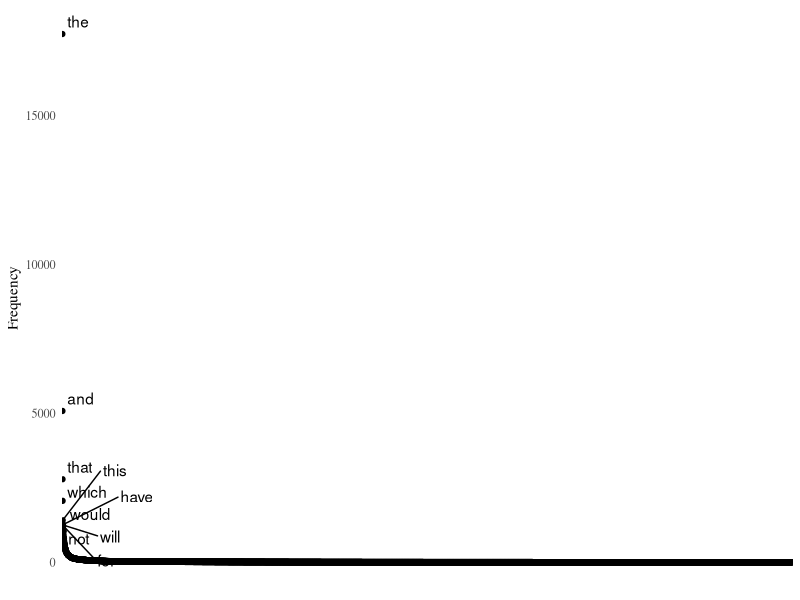
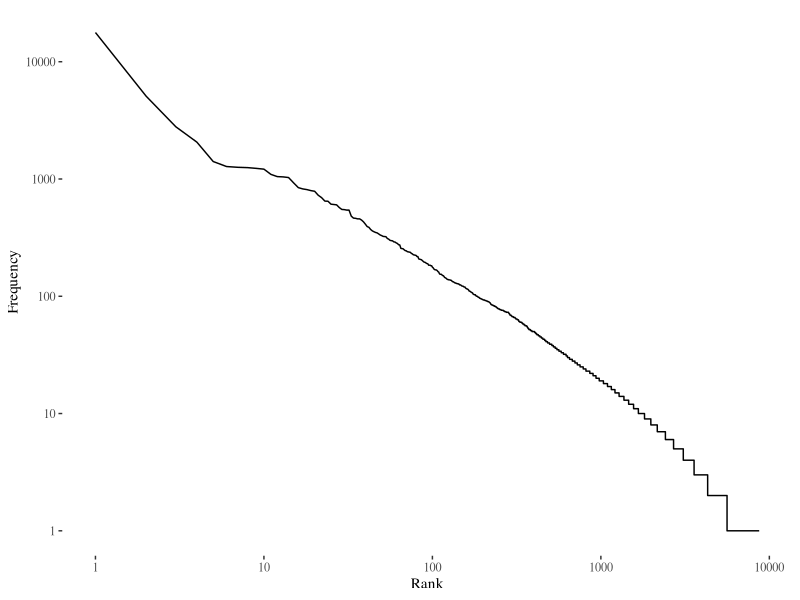
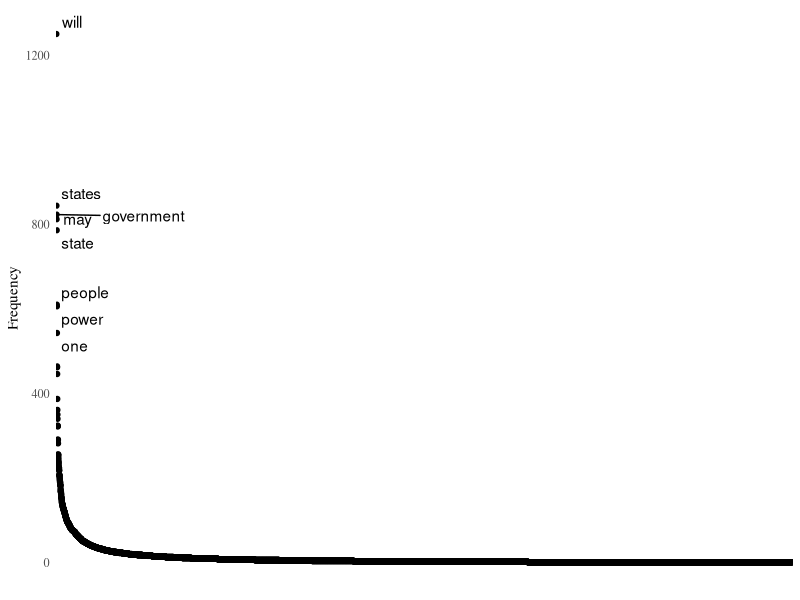
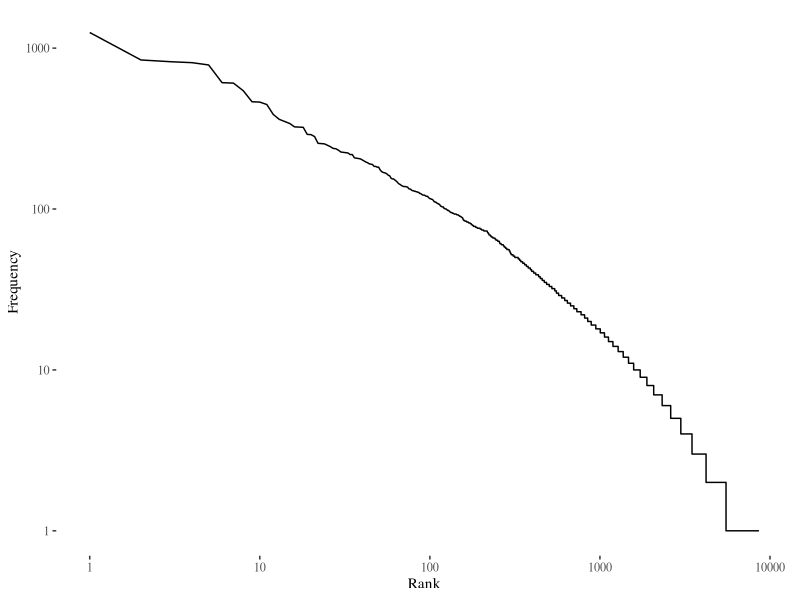
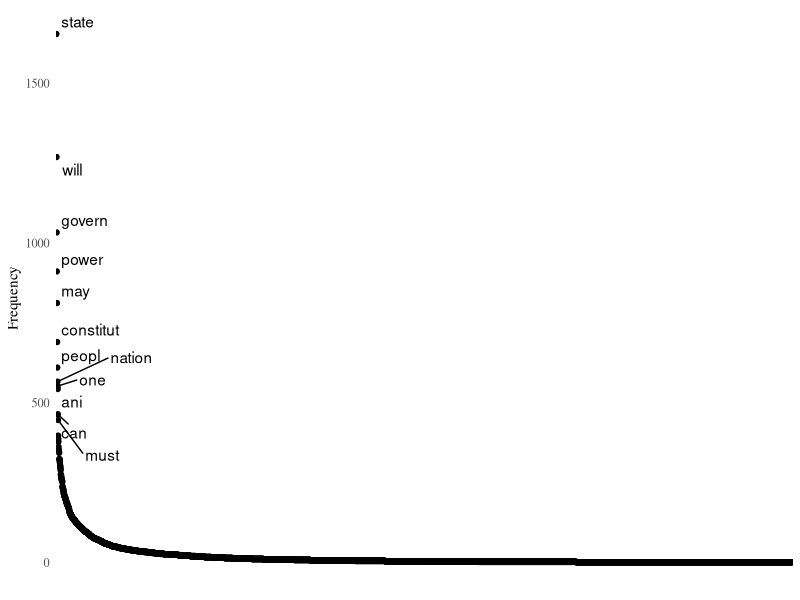
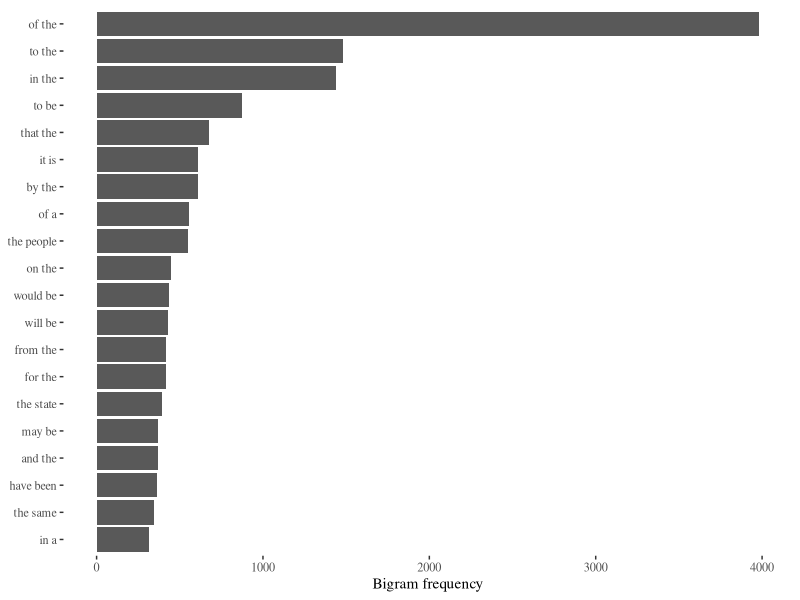
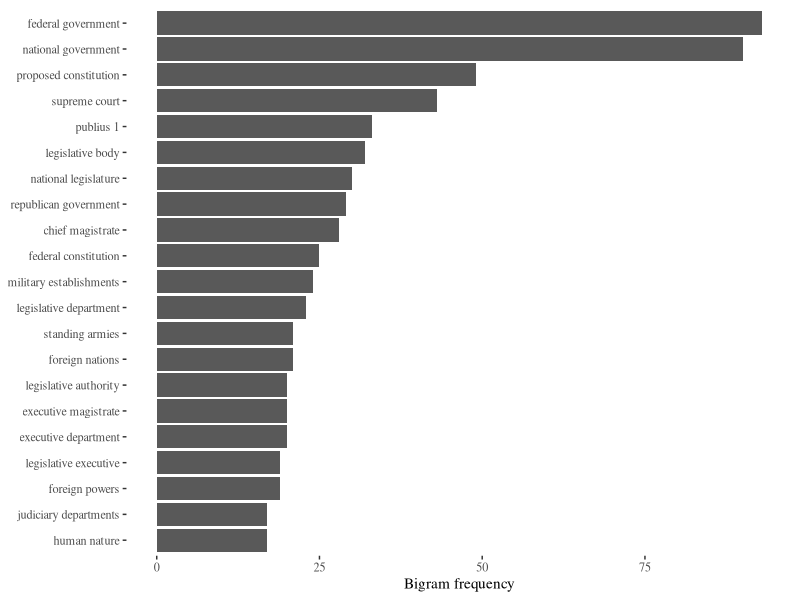
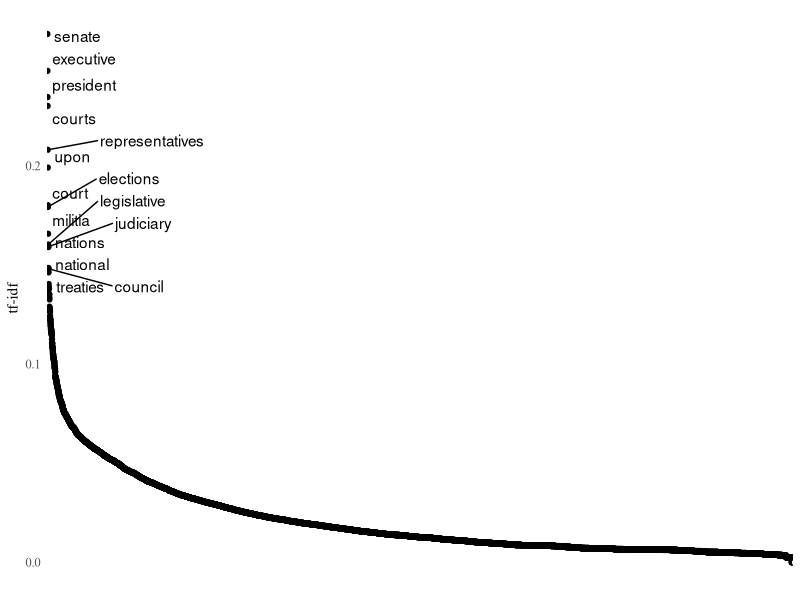

These figures' R source, in order:
## ---- chunk 1
library(tm)
library(tidyverse)
library(ggthemes)
library(ggrepel)
## ---- chunk 2
getwd()
setwd("~/Desktop/teaching/CEU_text_analysis_25/meeting_3/") # this is an example, paste your path here
## ---- chunk 3

federalist <- read_csv("federalist.csv")

## ---- chunk 4

clean_federalist <- federalist %>%
  mutate(                           # the mutate() function is part of dplyr package / allows to change stuff within the dataframe easily
    text   = str_to_lower(text),                # turn all letters to lowercase
    text   = str_replace_all(text, "\n", " "),  # replace '/n' carriage return symbols
    text   = str_remove_all(text, "[:punct:]"), # remove all punctuation
    man    = str_count(text, "\\Wman "),        # Basic regex (more about it later in the course. '\\W' part means at the begging of the word) and count those up
    by     = str_count(text, "\\Wby "),         # same
    upon   = str_count(text, "\\Wupon ")        # same
  ) %>%
  rowwise() %>%                                 # make future functions work rowwise
  mutate(
    length = length(str_split(text, " ")[[1]])  # calculate the length of the text (in words)
  )

## ---- chunk 5
dtm_federalist <- DocumentTermMatrix(clean_federalist$text,
                                     control = list(removePunctuation = TRUE,
                                         stopwords = FALSE))

dtm_federalist <- dtm_federalist %>% as.matrix()

dim(dtm_federalist)

most_frequent <- dtm_federalist %>% colSums()


most_frequent_df <- most_frequent %>% as.list() %>% as_tibble() %>%
  pivot_longer(everything())

most_frequent_df %>% arrange(desc(value))

most_frequent_df %>% arrange(desc(value)) %>% print(n = 50)


## ---- chunk 6

most_frequent_df %>%
  mutate(label = ifelse(value > 1200, name, NA)) %>%
  ggplot() +
  geom_point(aes(reorder(name, -value),  value)) +
  geom_text_repel(aes(reorder(name, -value),  value, label = label),
                  max.overlaps = 20) +
  theme_tufte() +
  ylab("Frequency") +
  theme(
    axis.text.x = element_blank(),
    axis.title.x = element_blank(),
    axis.ticks = element_blank()
  )

## ---- chunk 7


most_frequent_df %>%
  arrange(desc(value)) %>%
  mutate(rank = 1:nrow(.)) %>%
  ggplot(aes(rank, value)) +
  geom_line() +
  ylab("Frequency") +
  xlab("Rank") +
  scale_x_log10() +
  scale_y_log10() +
  theme_tufte()

## ---- chunk 8
dtm_federalist <- DocumentTermMatrix(clean_federalist$text,
                                     control = list(removePunctuation = TRUE,
                                         stopwords = TRUE))

dtm_federalist <- dtm_federalist %>% as.matrix()

dim(dtm_federalist)

most_frequent <- dtm_federalist %>% colSums()

most_frequent_df <- most_frequent %>% as.list() %>% as_tibble() %>%
  pivot_longer(everything())

most_frequent_df %>% arrange(desc(value))
## ---- chunk 9
most_frequent_df %>%
  mutate(label = ifelse(value > 500, name, NA)) %>%
  ggplot() +
  geom_point(aes(reorder(name, -value),  value)) +
  geom_text_repel(aes(reorder(name, -value),  value, label = label),
                  max.overlaps = 20) +
  theme_tufte() +
  ylab("Frequency") +
  theme(
    axis.text.x = element_blank(),
    axis.title.x = element_blank(),
    axis.ticks = element_blank()

  )

## ---- chunk 10

most_frequent_df %>%
  arrange(desc(value)) %>%
  mutate(rank = 1:nrow(.)) %>%
  ggplot(aes(rank, value)) +
  geom_line() +
  ylab("Frequency") +
  xlab("Rank") +
  scale_x_log10() +
  scale_y_log10() +
  theme_tufte()
## ---- chunk 11
library(SnowballC)

# Example: Apply stemming via the 'stemDocument' function in a corpus/dtm workflow

stemmed_corpus <- VCorpus(VectorSource(clean_federalist$text)) %>%
  tm_map(stemDocument)

dtm_stemmed <- DocumentTermMatrix(stemmed_corpus,
  control = list(stopwords = TRUE,
                 removePunctuation = TRUE)
)

dtm_stemmed <- as.matrix(dtm_stemmed)


dim(dtm_stemmed)
dim(dtm_federalist)


dtm_stemmed <- dtm_stemmed %>% as.matrix()


most_frequent_stemmed <- dtm_stemmed %>% colSums()



most_frequent_df_stemmed <- most_frequent_stemmed %>% as.list() %>% as_tibble() %>%
  pivot_longer(everything())

most_frequent_df_stemmed %>% arrange(desc(value))



most_frequent_df_stemmed %>%
  mutate(label = ifelse(value > 400, name, NA)) %>%
  ggplot() +
  geom_point(aes(reorder(name, -value),  value)) +
  geom_text_repel(aes(reorder(name, -value),  value, label = label),
                  max.overlaps = 20) +
  theme_tufte() +
  ylab("Frequency") +
  theme(
    axis.text.x = element_blank(),
    axis.title.x = element_blank(),
    axis.ticks = element_blank()

  )

## ---- chunk 12


library(tidytext)


federalist_bigrams <- clean_federalist %>%
  unnest_tokens(bigram, text, token = "ngrams", n = 2) %>%
  count(bigram, sort = TRUE)


federalist_bigrams %>% 
  group_by() %>%
  slice_max(n, n = 20) %>%
  ggplot(aes(x = reorder(bigram, n), y = n)) +
  geom_col() +
  coord_flip() +
  labs(x = NULL, y = "Bigram frequency") +
  theme_tufte()



# remove stopwords

data(stop_words)

federalist_bigrams_separated <- federalist_bigrams %>%
  separate(bigram, into = c("word1", "word2"), sep = " ")


federalist_bigrams_filtered <- federalist_bigrams_separated %>%
  filter(!word1 %in% stop_words$word,
         !word2 %in% stop_words$word)

federalist_bigrams_counts <- federalist_bigrams_filtered %>%
  unite("bigram", word1, word2, sep = " ")

# Now let's plot the top bigrams
federalist_bigrams_counts %>% 
  slice_max(n, n = 20) %>%
  ggplot(aes(x = reorder(bigram, n), y = n)) +
  geom_col() +
  coord_flip() +
  labs(x = NULL, y = "Bigram frequency") +
  theme_tufte()


# Per Author bigrams

## ---- chunk 13
dtm_federalist <- DocumentTermMatrix(clean_federalist$text,
                                     control = list(removePunctuation = TRUE,
                                         stopwords = TRUE))

dtm_federalist_tfidf <- weightTfIdf(dtm_federalist)


dtm_federalist_tfidf <- dtm_federalist_tfidf %>% as.matrix()

dim(dtm_federalist_tfidf)

most_frequent <- dtm_federalist_tfidf %>% colSums()

most_frequent_df <- most_frequent %>% as.list() %>% as_tibble() %>%
  pivot_longer(everything())

most_frequent_df %>% arrange(desc(value))
## ---- chunk 14
most_frequent_df %>%
  mutate(label = ifelse(value > .107, name, NA)) %>%
  ggplot() +
  geom_point(aes(reorder(name, -value),  value)) +
  geom_text_repel(aes(reorder(name, -value),  value, label = label),
                  max.overlaps = 20) +
  theme_tufte() +
  ylab("tf-idf") +
  theme(
    axis.text.x = element_blank(),
    axis.title.x = element_blank(),
    axis.ticks = element_blank()

  )

## ---- chunk 15

dtm_federalist <- DocumentTermMatrix(clean_federalist$text,
                                     control = list(removePunctuation = TRUE,
                                         stopwords = TRUE))

dtm_federalist_tfidf <- weightTfIdf(dtm_federalist)

hamilton_ids <- which(clean_federalist$author == "HAMILTON")
madison_ids <- which(clean_federalist$author == "MADISON")

most_frequent_hamilton <- dtm_federalist_tfidf[hamilton_ids, ] %>%
  as.matrix() %>% colSums()
most_frequent_madison <- dtm_federalist_tfidf[madison_ids, ] %>%
  as.matrix() %>% colSums()



most_frequent_df_hamilton <- most_frequent_hamilton %>%
  as.list() %>%
  as_tibble() %>%
  pivot_longer(everything()) %>% 
  mutate(author = "HAMILTON")


most_frequent_df_madison <- most_frequent_madison %>%
  as.list() %>%
  as_tibble() %>%
  pivot_longer(everything()) %>% 
  mutate(author = "MADISON")

most_frequent_df <- bind_rows(most_frequent_df_hamilton,
                              most_frequent_df_madison)

hamilton_plot <- most_frequent_df %>%
  filter(author == "HAMILTON") %>%
  top_n(20, value) %>%
  ggplot() +
  geom_bar(aes(reorder(name, value), value),
           stat = "identity",
           fill = "steelblue") +
  coord_flip() +
  ylab("ti-idf") +
  theme_tufte() +
  theme(axis.title.y = element_blank())

madison_plot <- most_frequent_df %>%
  filter(author == "MADISON") %>%
  top_n(20, value) %>%
  ggplot() +
  geom_bar(aes(reorder(name, value), value),
           stat = "identity",
           fill = "indianred4") +
  coord_flip() +
  ylab("ti-idf") +
  theme_tufte() +
  theme(axis.title.y = element_blank())


cowplot::plot_grid(hamilton_plot, madison_plot,
                   ncol = 2)


## ---- chunk 16

# Original DTM
dtm_federalist <- DocumentTermMatrix(clean_federalist$text,
  control = list(removePunctuation = TRUE,
                 stopwords = TRUE)
)

# Identify HAMILTON and MADISON docs
hamilton_ids <- which(clean_federalist$author == "HAMILTON")
madison_ids  <- which(clean_federalist$author == "MADISON")

# Convert the entire DTM to a matrix for easy column sums
dtm_mat <- as.matrix(dtm_federalist)
word_counts <- colSums(dtm_mat)

# 1) Filter out extremely rare words
#    e.g., words that appear fewer than 5 times overall
rare_threshold <- 5
keep_words <- names(word_counts)[word_counts >= rare_threshold]

dtm_federalist <- dtm_federalist[ , keep_words]
dtm_mat        <- dtm_mat[ , keep_words]  # re-assign the filtered matrix

# Recompute word counts after filtering
word_counts <- colSums(dtm_mat)


dtm_federalist  <- dtm_federalist  %>% as.matrix()

dtm_hamilton <- dtm_federalist[hamilton_ids, ] %>%
  colSums()

dtm_madison <- dtm_federalist[madison_ids, ] %>%
  colSums()

# Laplace smoothing with +1
freq_ham <- (dtm_hamilton + 1) / sum(dtm_hamilton + 1)
freq_mad <- (dtm_madison  + 1) / sum(dtm_madison  + 1)

# Log-odds function
log_odds <- function(p) log(p / (1 - p))

log_odds_ham <- log_odds(freq_ham)
log_odds_mad <- log_odds(freq_mad)

log_odds_ratio <- log_odds_ham - log_odds_mad  # difference in log-odds

log_odds_ratio <- enframe(log_odds_ratio, name = "word", value = "log_odds_diff")

# Bring in overall frequency of each word
general_frequency <- enframe(word_counts, name = "word", value = "freq")

log_odds_ratio <- log_odds_ratio %>%
  left_join(general_frequency, by = "word")


## ---- chunk 17
log_odds_ratio <- log_odds_ham - log_odds_mad


log_odds_ratio <- log_odds_ratio %>%
  as.list() %>%
  as_tibble() %>%
  pivot_longer(everything())

### Add word frequency ###

general_frequency <- dtm_federalist %>% as.matrix() %>% colSums() %>%
  as.list() %>%
  as_tibble() %>%
  pivot_longer(everything()) %>%
  mutate(freq = value) %>%
  select(-value)

log_odds_ratio <- log_odds_ratio %>%
  left_join(general_frequency)


log_odds_ratio %>%
  mutate(label = ifelse(value > 2 | value < -2, name, NA)) %>%
  ggplot() +
  geom_point(aes(freq, value, color = value)) +
  geom_text_repel(aes(freq, value, label = label),
                  max.overlaps = 50) +
  ylab("log odds ratio") +
  theme_tufte() +
  theme(legend.position = "none")


log_odds_ratio %>%
  mutate(label = ifelse(value > 2 | value < -2, name, NA)) %>%
  ggplot() +
  geom_point(aes(freq, value, color = value)) +
  geom_text_repel(aes(freq, value, label = label),
                  max.overlaps = 50) +
  ylab("log odds ratio") +
  scale_x_log10() +  # often helpful to log-scale the frequency axis
  theme_tufte() +
  theme(legend.position = "none")


hamilton_plot <- log_odds_ratio %>%
  top_n(20, value) %>%
  ggplot() +
  geom_bar(aes(reorder(name, value), value),
           stat = "identity",
           fill = "steelblue") +
  coord_flip() +
  ylab("log odds ratio") +
  theme_tufte() +
  theme(axis.title.y = element_blank())

madison_plot <- log_odds_ratio %>%
  top_n(20, -value) %>%
  ggplot() +
  geom_bar(aes(reorder(name, -value), value),
           stat = "identity",
           fill = "indianred4") +
  coord_flip() +
  ylab("log odds ratio") +
  theme_tufte() +
  theme(axis.title.y = element_blank())


cowplot::plot_grid(madison_plot, hamilton_plot,
                   ncol = 2)

## ---- chunk 18


dtm_hamilton <- dtm_federalist[hamilton_ids, ] %>%
  colSums()

dtm_madison <- dtm_federalist[madison_ids, ] %>%
  colSums()

# Laplace smoothing with +1
freq_ham <- (dtm_hamilton + 1) / sum(dtm_hamilton + 1)
freq_mad <- (dtm_madison  + 1) / sum(dtm_madison  + 1)

# Log-odds function
log_odds <- function(p) log(p / (1 - p))

log_odds_ham <- log_odds(freq_ham)
log_odds_mad <- log_odds(freq_mad)

log_odds_ratio <- log_odds_ham - log_odds_mad  # difference in log-odds

log_odds_ratio <- enframe(log_odds_ratio, name = "word", value = "log_odds_diff")

# Bring in overall frequency of each word
general_frequency <- enframe(word_counts, name = "word", value = "freq")




fightin_words_log_odds <- function(c1, c2, alpha = 0.01) {
  # c1, c2: named integer vectors of word counts for group 1 and group 2
  # alpha : Dirichlet prior hyperparameter
  
  # Make sure c1, c2 have same names (same vocab)
  stopifnot(all(names(c1) == names(c2)))
  
  V <- length(c1)
  
  n1 <- sum(c1)
  n2 <- sum(c2)
  
  # Posterior proportions for group 1 and group 2
  p1 <- (c1 + alpha) / (n1 + alpha * V)
  p2 <- (c2 + alpha) / (n2 + alpha * V)
  
  # log-odds
  log_odds_1 <- log(p1 / (1 - p1))
  log_odds_2 <- log(p2 / (1 - p2))
  
  d <- log_odds_1 - log_odds_2  # difference
  
  # Approx variance
  var_d <- 1 / (c1 + alpha) + 1 / (n1 - c1 + alpha * (V - 1)) +
           1 / (c2 + alpha) + 1 / (n2 - c2 + alpha * (V - 1))
  
  z <- d / sqrt(var_d)  # z-score
  
  tibble(
    word          = names(c1),
    log_odds_diff = d,
    z             = z
  )
}

# Example usage:
alpha_val <- 0.01  # small prior
res_fightin <- fightin_words_log_odds(
  c1 = dtm_hamilton,
  c2 = dtm_madison,
  alpha = alpha_val
)

# Merge in overall frequency
res_fightin <- res_fightin %>%
  left_join(general_frequency, by = "word")

# Now we can highlight words with large absolute z-scores or large log-odds
res_fightin %>%
  mutate(label = ifelse(abs(z) > 3, word, NA)) %>%
  ggplot(aes(freq, log_odds_diff, color = z)) +
  geom_point() +
  geom_text_repel(aes(label = label), max.overlaps = 50) +
  scale_x_log10() +
  ylab("Fightin' Words Difference in Log-Odds") +
  ggtitle(paste("Dirichlet prior =", alpha_val)) +
  theme_tufte() +
  theme(legend.position = "right")
